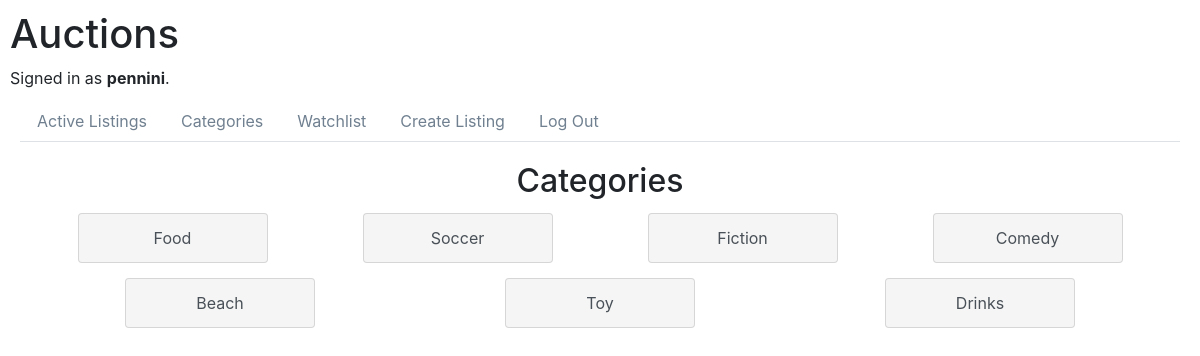
Page /categories (signed in) on the committed database.
### auctions/models.py (models this page shows, shortened)
class User(AbstractUser):
    def __str__(self) -> str:
        return f"User {self.id}: {self.username}"

class Auction(models.Model):
    STATUS_CHOICES = (
        ("open", "Open"),
        ("closed", "Closed"),
    )
    title = models.CharField(max_length=128)
    description = models.TextField()
    user_id = models.ForeignKey(
        User, on_delete=models.CASCADE, related_name="auctioneer"
    )
    image = models.ImageField(upload_to="images/", blank=True, default='images/no-image.png')
    category = models.CharField(max_length=64, blank=True)
    status = models.CharField(max_length=7, choices=STATUS_CHOICES, default="open")
    date = models.DateField(auto_now_add=True)

### auctions/views.py (the view)
# urls.py: path("categories", views.categories, name="categories"),
@login_required(login_url="login")
def categories(request):
    return render(
        request,
        "auctions/categories.html",
        {
            "categories": Auction.objects.values("category").distinct(),
        },
    )

### auctions/templates/auctions/categories.html
{% extends "auctions/layout.html" %}
{% block body %}
    <h2>Categories</h2>
    <div class="categories">
        <ul class="list-group">
            {% if categories %}
            <div class="row">
                {% for category in categories %}
                    {% if category.category %}
                    <div class="col">
                        <li><a href="{% url 'category_list' category.category %}" class="list-group-item list-group-item-action">{{ category.category }}</a></li>
                    </div>
                    {% endif %}
                {% endfor %}
            </div>
            {% else %}
                <p>No categories.</p>
            {% endif %}
        </ul>
    </div>
{% endblock body %}

### auctions/templates/auctions/layout.html (shortened to what this page needs)
{% load static %}
<!DOCTYPE html>
<html lang="en">
    <head>
        <link rel="stylesheet" href="https://stackpath.bootstrapcdn.com/bootstrap/4.4.1/css/bootstrap.min.css">
        <link href="{% static 'auctions/styles.css' %}" rel="stylesheet">
    </head>
    <body>
        <h1>Auctions</h1>
        <div>
            {% if user.is_authenticated %}
                Signed in as <strong>{{ user.username }}</strong>.
            {% else %}
                Not signed in.
            {% endif %}
        </div>
        <div class="nav-bar">
            <ul class="nav nav-tabs">
                <li class="nav-item">
                    <a class="nav-link" href="{% url 'index' %}">Active Listings</a>
                </li>
                {% if user.is_authenticated %}
                    <li class="nav-item">
                        <a class="nav-link" href="{% url 'categories' %}">Categories</a>
                    </li>
                    <li class="nav-item">
                        <a class="nav-link" href="{% url 'watchlist' %}">Watchlist</a>
                    </li>
                    <li class="nav-item">
                        <a class="nav-link" href="{% url 'create' %}">Create Listing</a>
                    </li>
                    <li class="nav-item">
                        <a class="nav-link" href="{% url 'logout' %}">Log Out</a>
                    </li>
                {% endif %}
            </ul>
        </div>
        <div class="container">
            {% block body %}
            {% endblock %}
        </div>
    </body>
</html>

### auctions/static/auctions/styles.css (style rules this page uses)
body { padding: 10px; }
.categories ul { margin: 0; padding: 0; text-align: center; }
.nav-bar { margin: 10px; padding-bottom: 10px; }
.categories ul li { width: 200px; display: list-item; margin-bottom: 5px; margin-right: auto; margin-left: auto; padding: 5px; border-radius: 5px; }
.categories ul li a { background-color: #F5F5F5; }
.container { text-align: center; word-wrap: break-word; }
ul { list-style-type: none; }
.nav-item a { color: #708090; }

### rows in the picture
User: username "pennini"
Auction: category "Food"
Auction: category "Soccer"
Auction: category "Fiction"
Auction: category "Toy"
Auction: category "Drinks"

### other values in the picture
{{ category.category }} "Comedy" "Beach"
